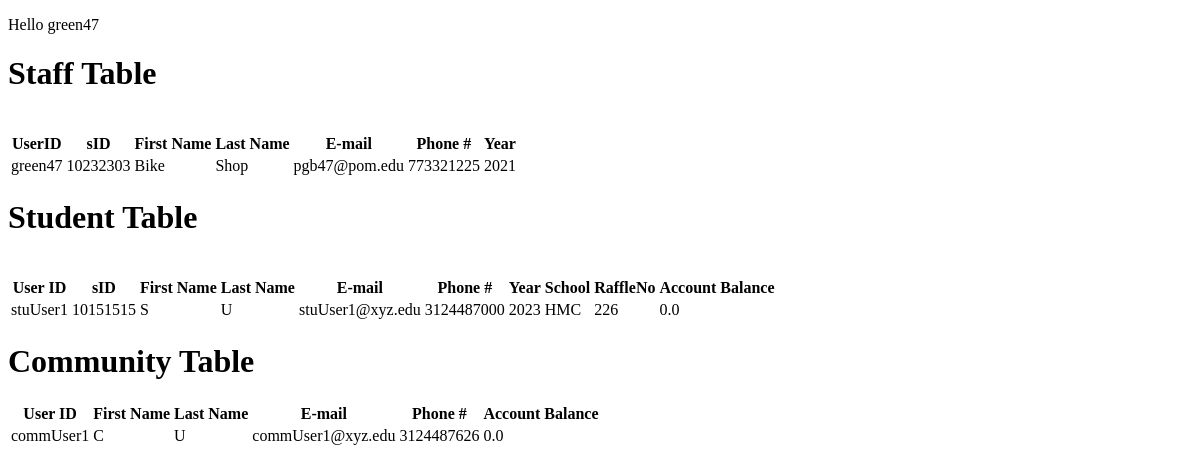
The page /mainTool (signed in) on the database as committed earlier.
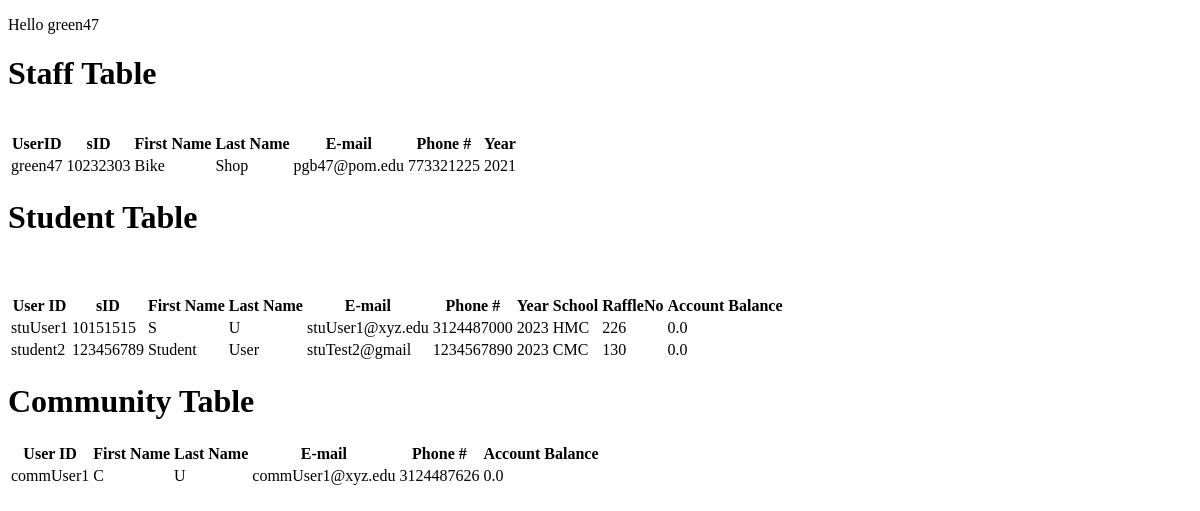
The same page on the database as committed later.
### tables this page shows
CREATE TABLE Staff (userID varchar(255), hash varchar(255), sID INT, first varchar (255), last varchar(255), email varchar(255), phone varchar(255), year INT, wordHash varchar(255), PRIMARY KEY(userID));

CREATE TABLE Students (userID varchar(255), hash varchar(255), sID INT, first varchar (255), last varchar(255), email varchar(255), phone varchar(255), year INT, school varchar(255), raffleNo tinyint, bal double, wordHash varchar(255), PRIMARY KEY(userID));

CREATE TABLE Community (userID varchar(255), hash varchar(255), first varchar (255), last varchar(255), email varchar(255), phone varchar(255), bal double, wordHash varchar(255), PRIMARY KEY(userID));

### main.py (the view)
@app.route("/mainTool",methods=["GET"])
@special_requirement
def staff():
    if request.method == "GET":
        try:
            user = session['user']
            con = get_db()
            cur = con.cursor()
            cur.execute("SELECT * from Staff")
            staff_data = cur.fetchall()
            cur.execute("SELECT * from Students")
            student_data = cur.fetchall()
            cur.execute("SELECT * from Community")
            community_data = cur.fetchall()
            return render_template("mainTool.html", data1=staff_data,data2=student_data,data3=community_data,user=user)
        except Exception as e:
            return redirect(url_for('logout'))

### main.py (called while the page is built)
@app.after_request
def after_request(response):
    response.headers["Cache-Control"] = "no-cache, no-store, must-revalidate"
    response.headers["Expires"] = 0
    response.headers["Pragma"] = "no-cache"
    return response

def get_db():
    db = getattr(g, '_database', None)
    if db is None:
        db = g._database = sqlite3.connect(DATABASE)
    return db

def special_requirement(f):
    @wraps(f)
    def wrap(*args,**kwargs):
        try:
            if "green47" == session['user']:
                return f(*args,**kwargs)
            else:
                return redirect(url_for('logout'))
        except:
            return redirect(url_for('logout'))
    return wrap

### templates/mainTool.html (shortened to what this page needs)
<!DOCTYPE html>
<html lang='en'>
<head>
    <link rel="stylesheet" href="../static/styles.css">
</head>
<body>
    <p>Hello {{ user }}</p>
    <h1>Staff Table</h1>
    <table>
        <tr>
            <th>UserID</th>
            <th>sID</th>
            <th>First Name</th>
            <th>Last Name</th>
            <th>E-mail</th>
            <th>Phone #</th>
            <th>Year</th>
        </tr>
    {% for item in data1 %}
    <tr>
        <td>{{item[0]}}</td>
        <td>{{item[2]}}</td>
        <td>{{item[3]}}</td>
        <td>{{item[4]}}</td>
        <td>{{item[5]}}</td>
        <td>{{item[6]}}</td>
        <td>{{item[7]}}</td>
        <br>
    </tr>
    {% endfor %}
    </table>
    <h1>Student Table</h1>
    <table>
        <tr>
            <th>User ID</th>
            <th>sID</th>
            <th>First Name</th>
            <th>Last Name</th>
            <th>E-mail</th>
            <th>Phone #</th>
            <th>Year</th>
            <th>School</th>
            <th>RaffleNo</th>
            <th>Account Balance</th>
        </tr>
    {% for item in data2 %}
    <tr>
        <td>{{item[0]}}</td>
        <td>{{item[2]}}</td>
        <td>{{item[3]}}</td>
        <td>{{item[4]}}</td>
        <td>{{item[5]}}</td>
        <td>{{item[6]}}</td>
        <td>{{item[7]}}</td>
        <td>{{item[8]}}</td>
        <td>{{item[9]}}</td>
        <td>{{item[10]}}</td>
        <br>
    </tr>
    {% endfor %}
    </table>
    <h1>Community Table</h1>
    <table>
        <tr>
            <th>User ID</th>
            <th>First Name</th>
            <th>Last Name</th>
            <th>E-mail</th>
            <th>Phone #</th>
            <th>Account Balance</th>
        </tr>
    {% for item in data3 %}
    <tr>
        <td>{{item[0]}}</td>
        <td>{{item[2]}}</td>
        <td>{{item[3]}}</td>
        <td>{{item[4]}}</td>
        <td>{{item[5]}}</td>
        <td>{{item[6]}}</td>
    </tr>
    {% endfor %}
    </table>
</body>
</html>

Rows that differ between the two databases and show on the page:
added Students: userID "student2", sID "123456789", first "Student", last "User", email "stuTest2@gmail", phone "1234567890", year "2023", school "CMC", raffleNo "130", bal "0.0"
